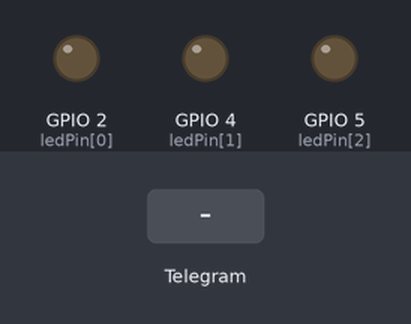
A sketch run on a simulated ESP32. On the bench: output pins drawn as LEDs (lit = HIGH). The test bench sets the inputs (shaded band). WiFi joins after 1.5 s; servers stay silent unless stated.

Above: at 3.4 s.
3.5 s: Telegram message "/toggle1" received
At 4.9 s:
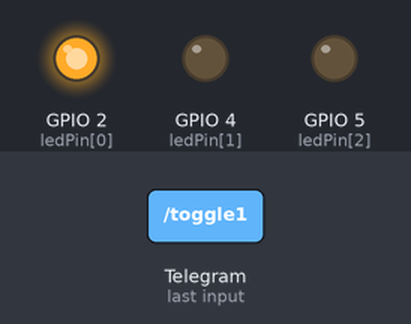
5.4 s: Telegram message "/toggle2" received
At 6.4 s:
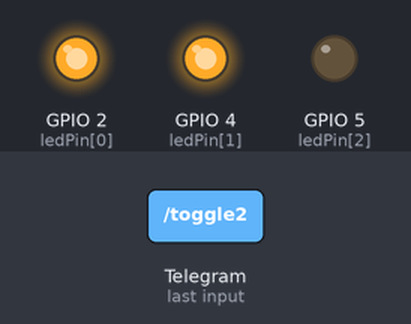
7.3 s: Telegram message "/toggle3" received
At 8.9 s:
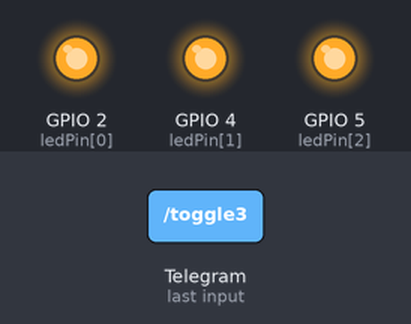
9.2 s: Telegram message "/toggle1" received
At 10.5 s:
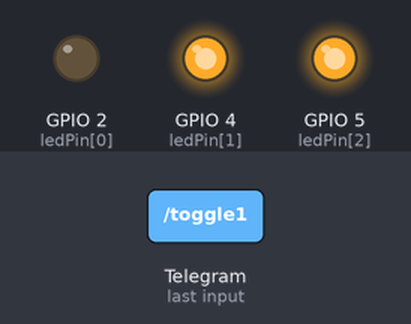
11.1 s: Telegram message "/toggle2" received
At 12.0 s:
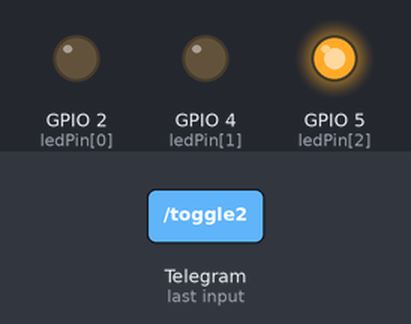
Timing chart, 0 to 14.0 s (numbered marks = the images above; inputs shaded):
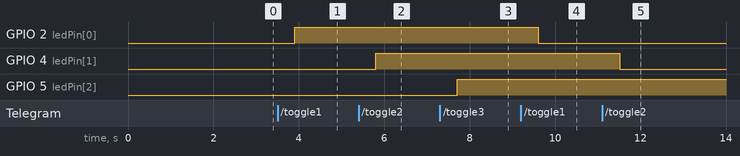

Measured:
- after the input at 3.5 s, GPIO 2 (ledPin[0]): LOW → HIGH after 0.40 s
- after the input at 5.4 s, GPIO 4 (ledPin[1]): LOW → HIGH after 0.40 s
- after the input at 7.3 s, GPIO 5 (ledPin[2]): LOW → HIGH after 0.41 s
- after the input at 9.2 s, GPIO 2 (ledPin[0]): HIGH → LOW after 0.41 s
- after the input at 11.1 s, GPIO 4 (ledPin[1]): HIGH → LOW after 0.41 s

The sketch:

telegram_bot_v3.ino
```cpp
#include <WiFi.h>
#include <WiFiClientSecure.h>
#include <UniversalTelegramBot.h>
#include <ArduinoJson.h>

// Initialize Telegram BOT
#include "secrets.h"  // credentials (gitignored; see secrets.example.h)


WiFiClientSecure client;
UniversalTelegramBot bot(BOTtoken, client);

// Checks for new messages every 1 second.
int botRequestDelay = 1000;
unsigned long lastTimeBotRan;

int ledPin[] = {2, 4, 5};
bool ledState[] = {LOW, LOW, LOW};
String state[] = {"", "", ""};

void setup() {
  for(int i=0;i<3;i++) {
    pinMode(ledPin[i], OUTPUT);
  }

  Serial.begin(115200);
  WiFi.begin(ssid, password);

  // Add root certificate for api.telegram.org
  client.setCACert(TELEGRAM_CERTIFICATE_ROOT);
}

void loop() {
  if (millis() > lastTimeBotRan + botRequestDelay)  {
    int numNewMessages = bot.getUpdates(bot.last_message_received + 1);

    while(numNewMessages) {
      handleNewMessages(numNewMessages);
      numNewMessages = bot.getUpdates(bot.last_message_received + 1);
    }
    lastTimeBotRan = millis();
  }
}

// Handle when you receive new messages
void handleNewMessages(int numNewMessages) {
  for (int i=0; i<numNewMessages; i++) {

    // Chat id of the requester
    String chat_id = String(bot.messages[i].chat_id);
    if (chat_id != CHAT_ID){
      bot.sendMessage(chat_id, "Unauthorized user", "");
      continue;
    }

    String text = bot.messages[i].text;
    String from_name = bot.messages[i].from_name;
    String commands = "Use the following commands to control LED with ESP32 \n\n"
                      "/toggle1 to turn ON/OFF LED1 \n"
                      "/toggle2 to turn ON/OFF LED2 \n"
                      "/toggle3 to turn ON/OFF LED3 \n"
                      "/state to request LED state \n";

    if (text == "/start") {
      String welcome = "Welcome, " + from_name + "!\n";
      welcome += commands;
      bot.sendMessage(chat_id, welcome, "");
    }

    else if (text == "/toggle1") {
      toggle(0, chat_id);
    } else if (text == "/toggle2") {
      toggle(1, chat_id);
    } else if (text == "/toggle3") {
      toggle(2, chat_id);
    }

    else if (text == "/state") {
      for(int i=0;i<3;i++) {
        state[i] = (ledState[i] == HIGH) ? "ON" : "OFF";
      }
      String pinState = "LED1 is " + state[0] + "\nLED2 is " + state[1] + "\nLED3 is " + state[2];
      bot.sendMessage(chat_id, pinState, "");
    }

    else {
      bot.sendMessage(chat_id, commands, "");
    }
  }
}

void toggle(int i, String chat_id) {
  ledState[i] = !ledState[i];
  state[i] = (ledState[i] == HIGH) ? "ON" : "OFF";
  digitalWrite(ledPin[i], ledState[i]);
  bot.sendMessage(chat_id, "LED"+ String(i+1) +" state set to "+ state[i], "");
}
```

secrets.example.h
```cpp
// Copy this file to secrets.h and fill in your own values.
#pragma once

#define BOTtoken "REDACTED"
#define CHAT_ID "REDACTED"
const char* ssid = "REDACTED";
const char* password = "REDACTED";
```
